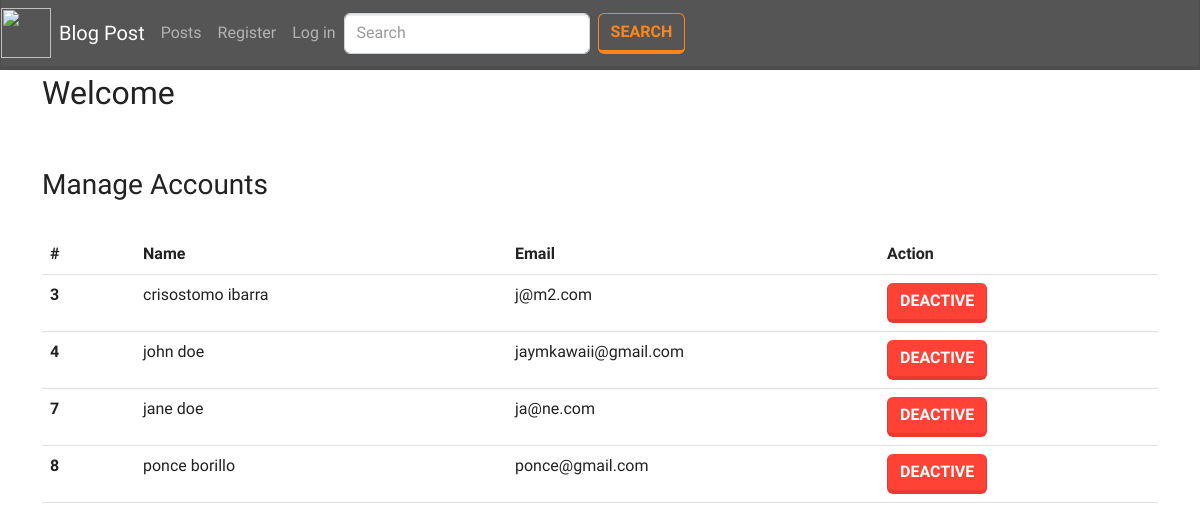
The page /admin_users.php on the database its author committed.
### tables this page shows
CREATE TABLE `users` (
  `id` int(11) NOT NULL,
  `first_name` varchar(255) NOT NULL,
  `middle_name` varchar(255) NOT NULL,
  `last_name` varchar(255) NOT NULL,
  `email` varchar(255) NOT NULL,
  `password` varchar(255) NOT NULL,
  `privacy_policy` varchar(255) NOT NULL,
  `is_admin` int(11) NOT NULL,
  `is_active` int(11) NOT NULL,
  `image` varchar(255) NOT NULL
);

### includes/functions.php (called while the page is built, shortened)
<?php
function getAllUser(){
    $q = "SELECT * FROM users WHERE NOT is_admin=1";
    $result = mysqli_query($_SESSION['conn'], $q);
    $temp = array();
    while ($row = $result->fetch_assoc()) {
        $temp[] = $row;
    }
    return $temp;
}

### admin_users.php (the view, shortened to what this page needs)
<?php include('components/header.php'); ?>
<div class="container mt-1">
    <h2>Welcome <?= $_SESSION['first_name']?></h2>
    <br>
    <br>
    <h3>Manage Accounts</h3>
    <br>
    <table class="table">
    <thead>
        <tr>
            <th class="col-1">#</th>
            <th class="col-4">Name</th>
            <th class="col-4">Email</th>
            <th class="col-4">Action</th>
        </tr>
    </thead>
    <tbody>
    <?php foreach(getAllUser() as $res) {?>
    <tr>
        <th scope="row"><?= $res['id']?></th>
        <td><?= $res['first_name'] . ' ' . $res['last_name']?></td>
        <td><?= $res['email']?></td>
        <td>
        <?php if ((int)$res['is_active'] == 1) { ?>
            <form method="post"><button type="submit" name="deactivate" class="btn btn-danger" value="<?= $res['id']?>">Deactive</button></form>
        <?php }elseif ((int)$res['is_active'] == 0) {  ?>
            <form method="post"><button type="submit" name="activate" class="btn btn-success" value="<?= $res['id']?>">Activate</button></form>
        <?php }  ?>
        </td>
    </tr>
    <?php } ?>
    </tbody>
    </table>
<?php include('components/footer.php'); ?>

### rows shown on the page
users: id "3", first_name "crisostomo", last_name "ibarra", email "j@m2.com"
users: id "4", first_name "john", last_name "doe", email "jaymkawaii@gmail.com"
users: id "7", first_name "jane", last_name "doe", email "ja@ne.com"
users: id "8", first_name "ponce", last_name "borillo", email "ponce@gmail.com"
